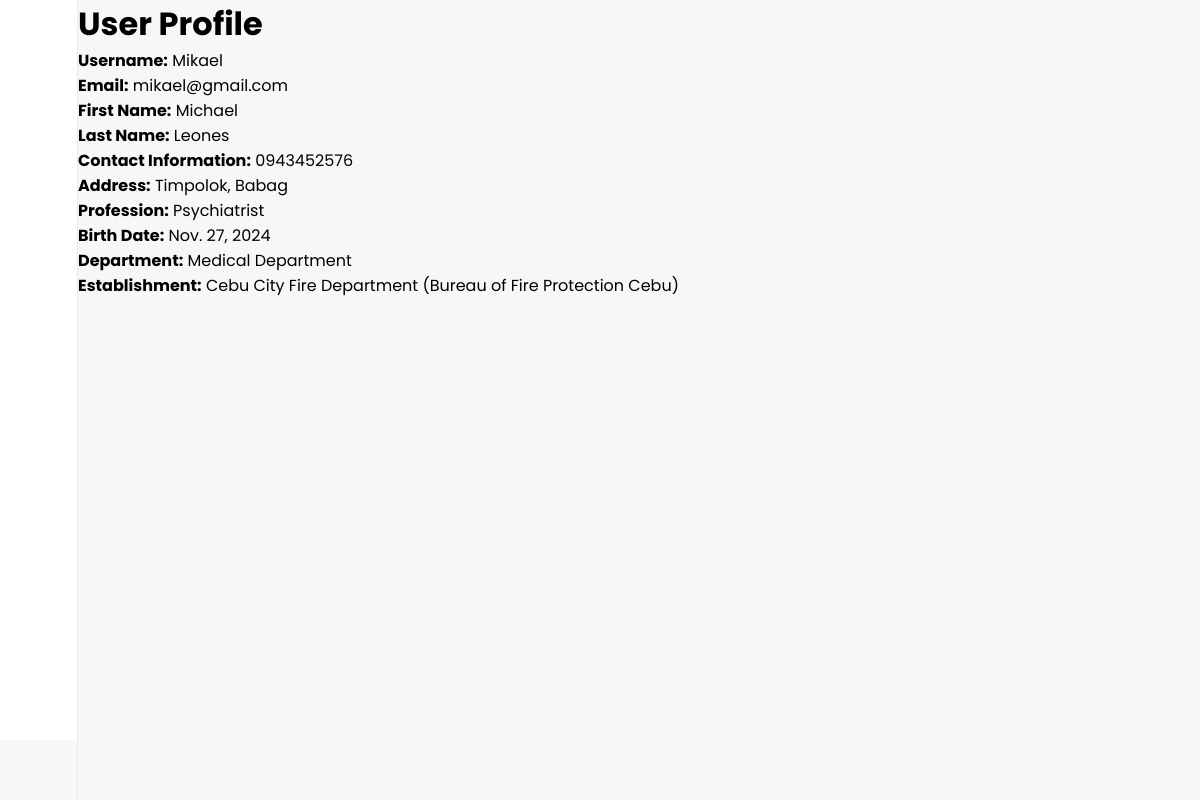
The page /profile/ (signed in) on the database its author committed.
### luwasapp/models.py (models this page shows, shortened)
class User(AbstractBaseUser, PermissionsMixin):
    email = models.EmailField(max_length=255, unique=True, default='')
    username = models.CharField(max_length=100, unique=True)
    first_name = models.CharField(max_length=30, blank=True)
    last_name = models.CharField(max_length=30, blank=True)
    contact_information = models.CharField(max_length=20)
    address = models.CharField(max_length=255)
    profession = models.CharField(max_length=255, null=True, blank=True)
    birth_date = models.DateField(null=True, blank=True)
    department = models.ForeignKey('Department', on_delete=models.CASCADE, related_name='users', null=True, blank=True)
    establishment = models.ForeignKey('Establishment', on_delete=models.CASCADE, related_name='users', null=True, blank=True)
    is_active = models.BooleanField(default=True)
    is_staff = models.BooleanField(default=False)
    date_joined = models.DateTimeField(auto_now_add=True)
    objects = CustomUserManager()
    USERNAME_FIELD = 'username'
    REQUIRED_FIELDS = ['email']

class Department(models.Model):
    name = models.CharField(max_length=100, unique=True)

class Establishment(models.Model):
    name = models.CharField(max_length=100)
    location = models.CharField(max_length=255)
    department = models.ForeignKey(Department, on_delete=models.CASCADE, related_name='establishments')

### luwasapp/views.py (the view)
# urls.py: path('profile/', views.user_profile_view, name='user_profile'),
@login_required
def user_profile_view(request):
    user = request.user
    context = {
        'username': user.username,
        'email': user.email,
        'first_name': user.first_name,
        'last_name': user.last_name,
        'contact_information': user.contact_information,
        'address': user.address,
        'profession': user.profession,
        'birth_date': user.birth_date,
        'department': user.department,
        'establishment': user.establishment,
    }
    return render(request, 'profile/user_profile.html', context)

### luwasapp/templates/profile/user_profile.html (shortened to what this page needs)
{% extends 'general/base.html' %}
{% load static %}
{% block content %}
    <h1>User Profile</h1>
    <p><strong>Username:</strong> {{ user.username }}</p>
    <p><strong>Email:</strong> {{ user.email }}</p>
    <p><strong>First Name:</strong> {{ user.first_name }}</p>
    <p><strong>Last Name:</strong> {{ user.last_name }}</p>
    <p><strong>Contact Information:</strong> {{ user.contact_information }}</p>
    <p><strong>Address:</strong> {{ user.address }}</p>
    <p><strong>Profession:</strong> {{ user.profession }}</p>
    <p><strong>Birth Date:</strong> {{ user.birth_date }}</p>
    <p><strong>Department:</strong> {{ user.department.name }}</p>
    <p><strong>Establishment:</strong> {{ user.establishment.name }}</p>
{% endblock %}

### luwasapp/static/sidebar.css (style rules this page uses)
* { margin: 0; padding: 0; box-sizing: border-box; font-family: Poppins, Segoe UI, sans-serif; }
body { position: relative; min-height: 100vh; width: 100%; overflow: hidden; background-color: #f7f7f7; }

### rows shown on the page
User: username "Mikael", email "mikael@gmail.com", first_name "Michael", last_name "Leones", contact_information "0943452576", address "Timpolok, Babag", profession "Psychiatrist", birth_date "Nov. 27, 2024", department.name "Medical Department", establishment.name "Cebu City Fire Department (Bureau of Fire Protection Cebu)"
